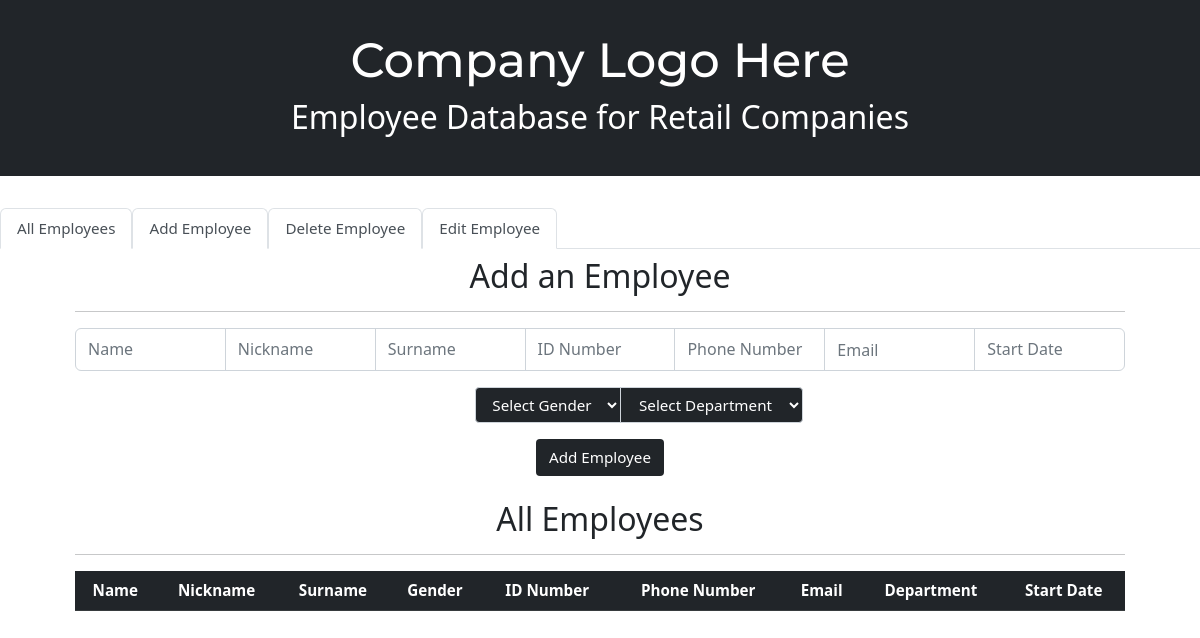
/add-employee/, run on an earlier commit of the app's database.
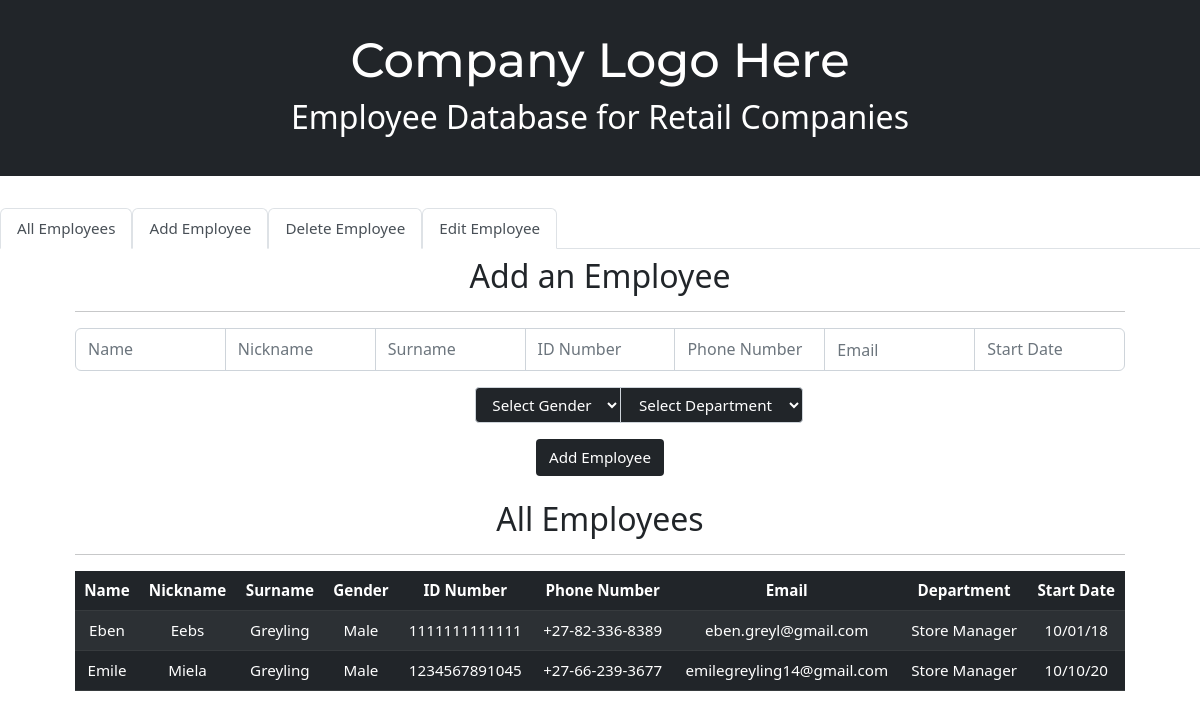
And on a later commit of the database.
### tables this page shows
CREATE TABLE employees (
			id INTEGER,
			name TEXT,
			nickname TEXT,
			surname TEXT,
			gender TEXT,
			id_number TEXT,
			phone_number TEXT,
			mail TEXT,
			department TEXT,
			start_date TEXT,
			PRIMARY KEY(id)
			);

### app.py (the view)
@app.route("/add-employee/", methods=["GET", "POST"])
def addEmployee():
	if request.method == "POST":
		name = getInfo("name")
		nickname = getInfo("nickname")
		surname = getInfo("surname")
		gender = getInfo("gender")
		id_number = getInfo("id_number")
		phone_number = getInfo("phone")
		mail = getInfo("mail")
		department = getInfo("department")
		start_date = getInfo("start_date")
		db.execute("INSERT INTO employees (name, nickname, surname, gender, id_number, phone_number, mail, department, start_date) VALUES(?, ?, ?, ?, ?, ?, ?, ?, ?)",
				name, nickname, surname, gender, id_number, phone_number, mail, department, start_date)
		return redirect("/add-employee")
	else:
		employees = db.execute("SELECT * FROM employees ORDER BY name")
		return render_template("add.html", employees=employees, departments=DEPARTMENTS)

### app.py (called while the page is built)
@app.after_request
def after_request(response):
	response.headers["Cache-Control"] = "no-cache, no-store, must-revalidate"
	response.headers["Expires"] = 0
	response.headers["Pragma"] = "no-cache"
	return response

### templates/add.html (shortened to what this page needs)
{% extends "layout.html" %}
{% block body %}
    <h2>Add an Employee</h2>
    <hr>
    <form action="/add-employee" method="post">
        <div  class="input-group mb-3">
            <input class="form-control" autocomplete="off" name="name" placeholder="Name" type="text" required>
            <input class="form-control" autocomplete="off" name="nickname" placeholder="Nickname" type="text" required>
            <input class="form-control" autocomplete="off" name="surname" placeholder="Surname" type="text" required>
            <input class="form-control" autocomplete="off" name="id_number" placeholder="ID Number" type="text" minlength="13" maxlength="13" required>
            <input class="form-control" autocomplete="off" name="phone" placeholder="Phone Number" type="text" minlength="15" maxlength="15" required>
            <input class="form-control" autocomplete="off" name="mail" placeholder="Email" type="email" required>
            <input class="form-control" autocomplete="off" name="start_date" placeholder="Start Date" type="text" id="last" required>
        </div>
        <div  class="input-group flex-nowrap mb-3 dropdown">
            <select name="gender" id="gender">
                <option disabled selected value="">Select Gender</option>
            </select>
            <select name="department" id="department">
                <option disabled selected value="">Select Department</option>
            </select>
        </div>
        <input onclick="check()"type="submit" value="Add Employee" required>
    </form>
{% endblock %}

### templates/layout.html (shortened to what this page needs)
<!DOCTYPE html>
<html lang="en">
    <head>
         <link href="https://cdn.jsdelivr.net/npm/bootstrap@5.2.2/dist/css/bootstrap.min.css" rel="stylesheet">
        <link href="/static/styles.css" rel="stylesheet">
    </head>
    <body>
        <div class="header">
            <h1>Company Logo Here</h1>
            <h2>Employee Database for Retail Companies</h2>
        </div>
        <ul class="nav nav-tabs">
            <li class="nav-item">
                <a class="nav-link active" aria-current="page" href="/">All Employees</a>
            </li>
            <li class="nav-item">
                <a class="nav-link active" aria-current="page" href="/add-employee">Add Employee</a>
            </li>
            <li class="nav-item">
                <a class="nav-link active" aria-current="page" href="/delete-employee">Delete Employee</a>
            </li>
            <li class="nav-item">
                <a class="nav-link active" aria-current="page" href="/edit-employee">Edit Employee</a>
            </li>
        </ul>
        <div class="container">
            <div class="section">
                {% block body %}{% endblock %}
            </div>
            <div class="section">
                <h2>All Employees</h2>
                <hr>
                <table class="table table-dark table-striped">
                    <thead>
                        <tr>
                            <th>Name</th>
                            <th>Nickname</th>
                            <th>Surname</th>
                            <th>Gender</th>
                            <th>ID Number</th>
                            <th>Phone Number</th>
                            <th>Email</th>
                            <th>Department</th>
                            <th>Start Date</th>
                        </tr>
                    </thead>
                    <tbody>
                        {% for employee in employees %}
                            <tr>
                                <td>{{ employee.name}}</td>
                                <td>{{ employee.nickname }}</td>
                                <td>{{ employee.surname }}</td>
                                <td>{{ employee.gender }}</td>
                                <td>{{ employee.id_number }}</td>
                                <td>{{ employee.phone_number }}</td>
                                <td>{{ employee.mail }}</td>
                                <td>{{ employee.department }}
                                <td>{{ employee.start_date}}</td>
                            </tr>
                        {% endfor %}
                    </tbody>
                </table>
            </div>
        </div>
    </body>
</html>

### static/styles.css (style rules this page uses)
body { background-color: #fff; color: #212529; font-size: .95rem; font-weight: 400; line-height: 1.5; margin: 0; text-align: left; }
.container { margin-left: auto; margin-right: auto; padding-left: 15px; padding-right: 15px; text-align: center; width: 90%; }
.header { background-color: #212529; color: #fff; margin-bottom: 2rem; padding: 2rem 1rem; text-align: center; }
.section { padding-bottom: 1rem; padding-top: 0.5rem; }
h1 { font-family: 'Montserrat', sans-serif; font-size: 48px; }
button, input[type="submit"] { background-color: #212529; color: #fff; border: 1px solid transparent; border-radius: 0.25rem; font-size: 0.95rem; font-weight: 400; line-height: 1.5; padding: 0.375rem 0.75rem; text-align: center; transition: color 0.15s ease-in-out, background-color 0.15s ease-in-out, border-color 0.15s ease-in-out, box-shadow 0.15s ease-in-out; vertical-align: middle; }
input[type="text"], input[type="number"] { line-height: 1.8; width: 25%; }
select { margin-left: 400px; background-color: #212529; color: #fff; border: 1px solid #ced4da; border-radius: 0.25rem; font-size: 0.95rem; font-weight: 400; line-height: 1.5; padding: 0.375rem 0.75rem; text-align: center; transition: color 0.15s ease-in-out, background-color 0.15s ease-in-out, border-color 0.15s ease-in-out, box-shadow 0.15s ease-in-out; vertical-align: middle; }
#last { border-top-right-radius: .375rem; border-bottom-right-radius: .375rem; }

What changed in the data, as far as the page shows it:
added employees: name "Eben", nickname "Eebs", surname "Greyling", gender "Male", id_number "1111111111111", phone_number "+27-82-336-8389", mail "eben.greyl@gmail.com", department "Store Manager", start_date "10/01/18"
added employees: name "Emile", nickname "Miela", surname "Greyling", gender "Male", id_number "1234567891045", phone_number "+27-66-239-3677", mail "emilegreyling14@gmail.com", department "Store Manager", start_date "10/10/20"
